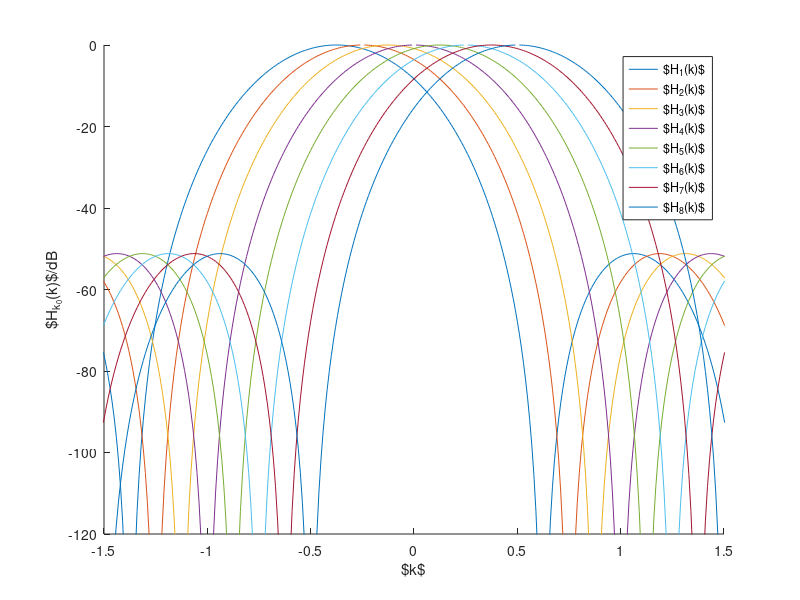
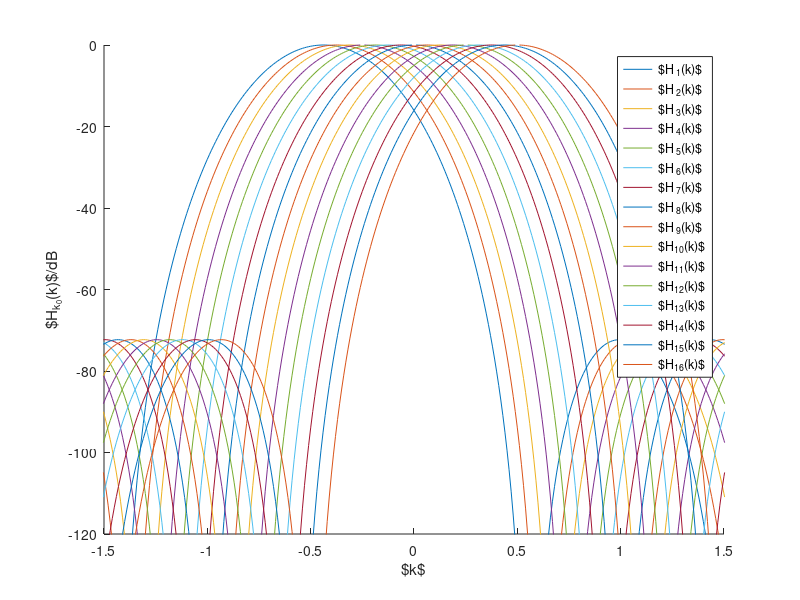

MATLAB code for these plots, in order:
% calibrate the main lobe to side lobe ratio
a = [4 5.5];
l = 0;
for N = [8 16]
	figure;
	l++;
	hold on;
	k = -N/2:0.01:N/2;
	for	k0 = 1/N-1/2:1/N:1/2
		h = @(k) abs(sin(pi*(k - k0))./sin(pi*(k - k0)/N)/N);
		plot(k, 20*a(l)*log10(h(k)));
	end
	hold off;
	ylim([-120 0]);
	xlim([-1.5 1.5]);
	xlabel('$k$');
	ylabel('$H_{k_0}(k)$/dB');
	legend([repmat('$H_{', N, 1) num2str((1:N)') repmat('}(k)$', N, 1)])
	eval(['print -dpdflatexstandalone /tmp/mtd' num2str(N)])
end
